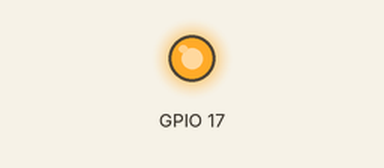
Simulated run of this program. Board: Raspberry Pi (BCM pin numbers). Shown: output pins drawn as LEDs (lit = HIGH). At 0.0 s the program stops and its outputs stay as they are.

Above: at 0.1 s.
Timing chart, 0 to 1.5 s (numbered marks = the images above):
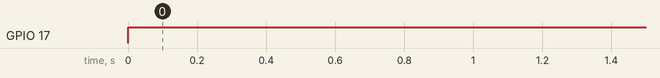

Measured:
- by itself, GPIO 17: LOW → HIGH at 0.00 s

The program:

relais_on_off.py
```python
#!/usr/bin/python
import RPi.GPIO as GPIO
GPIO.setmode(GPIO.BCM) # Use GPIO numbers instead of Board numbers
 
RELAIS_1_GPIO = 17
GPIO.setup(RELAIS_1_GPIO, GPIO.OUT) # GPIO Modus
GPIO.output(RELAIS_1_GPIO, GPIO.LOW) # off
GPIO.output(RELAIS_1_GPIO, GPIO.HIGH) # on
```
